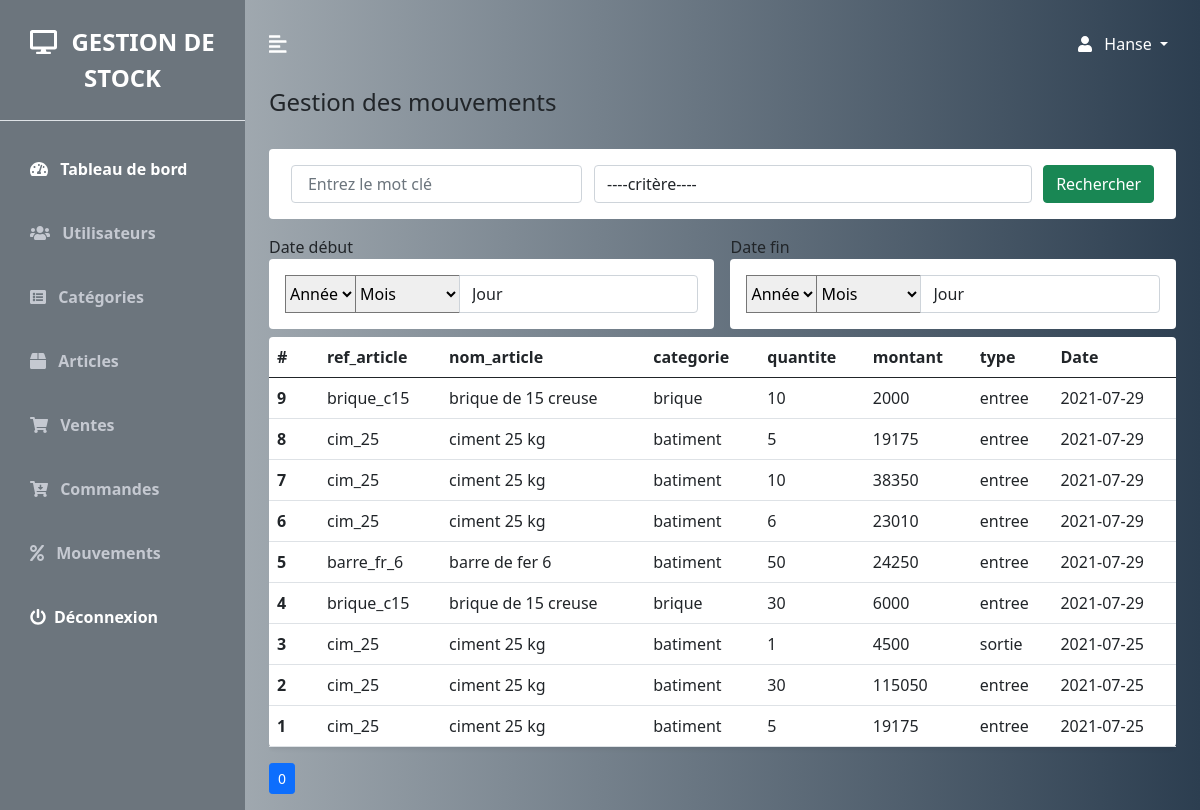
The page /mouvements.php (signed in) on the database its author committed.
### tables this page shows
CREATE TABLE `mouvements` (
  `id_mouvement` int NOT NULL,
  `id_article` int NOT NULL,
  `ref_article` varchar(20) NOT NULL,
  `nom_article` varchar(20) NOT NULL,
  `categorie` varchar(20) NOT NULL,
  `quantite` int NOT NULL,
  `montant` double NOT NULL,
  `type` varchar(10) NOT NULL,
  `mouvement_date` varchar(12) NOT NULL,
  `jours` varchar(15) NOT NULL,
  `mois` varchar(15) NOT NULL
);

### config/mouvements/mouveReq.php (called while the page is built, shortened)
<?php
        require_once('config/bdd/bdd.php');
        $select = "";
        $mc ="";
        $size = 20;
        if(isset($_GET['page'])){
            $page = htmlspecialchars($_GET['page']);
        }else{
            $page = 0;
        }
        $offset=$size*$page;
        if(isset($_GET['motCle'],$_GET['select'],$_GET['jourd'],$_GET['moisd'],  $_GET['anneed'],$_GET['jourf'],$_GET['moisf'],$_GET['anneef']) AND !empty($_GET['motCle'])
                AND !empty($_GET['select']) AND empty($_GET['jourd']) AND empty($_GET['moisd']) AND empty($_GET['anneed']) AND empty($_GET['jourf'])
                AND empty($_GET['moisf']) AND empty($_GET['anneef'])
            ){
            $mc= htmlspecialchars($_GET['motCle']);
            $select= $_GET['select'];
            $req = $conn->prepare("SELECT * FROM mouvements WHERE $select like  '%$mc%' ORDER BY id_mouvement DESC  LIMIT $size OFFSET $offset");
        }
        else{
            $req = $conn->prepare("SELECT * FROM mouvements ORDER BY id_mouvement DESC  LIMIT $size OFFSET $offset ");
        }
        $req->execute();
        $result = $req->fetchAll();
        if( isset($_GET['motCle'],$_GET['select'],$_GET['jourd'],$_GET['moisd'],  $_GET['anneed'],$_GET['jourf'],$_GET['moisf'],$_GET['anneef']) AND !empty($_GET['motCle'])
            AND !empty($_GET['select']) AND empty($_GET['jourd']) AND empty($_GET['moisd']) AND empty($_GET['anneed']) AND empty($_GET['jourf'])
            AND empty($_GET['moisf']) AND empty($_GET['anneef'])
        )
        {
            $req2 = $conn->prepare("SELECT COUNT(*) AS NMBRE_SUP FROM mouvements WHERE $select like  '%$mc%' ORDER BY id_mouvement DESC  ");
        }elseif(isset($_GET['motCle'],$_GET['select'],$_GET['jourd'],$_GET['moisd'],  $_GET['anneed'],$_GET['jourf'],$_GET['moisf'],$_GET['anneef']) AND !empty($_GET['motCle'])
                AND !empty($_GET['select']) AND !empty($_GET['jourd']) AND !empty($_GET['moisd']) AND !empty($_GET['anneed']) AND !empty($_GET['jourf'])
                AND !empty($_GET['moisf']) AND !empty($_GET['anneef'])
          ){
            $req2 = $conn->prepare("SELECT * FROM mouvements WHERE $select like  '%$mc%' AND mouvement_date >= '$dated' AND mouvement_date <= '$datef' ORDER BY id_mouvement DESC");
        }elseif(isset($_GET['motCle'],$_GET['select'],$_GET['jourd'],$_GET['moisd'],  $_GET['anneed'],$_GET['jourf'],$_GET['moisf'],$_GET['anneef']) AND !empty($_GET['motCle'])
                 AND empty($_GET['select']) AND empty($_GET['jourd']) AND !empty($_GET['moisd']) AND !empty($_GET['anneed']) AND !empty($_GET['jourf'])
                 AND !empty($_GET['moisf']) AND !empty($_GET['anneef'])
        ){
            $req2 = $conn->prepare("SELECT * FROM mouvements WHERE  mouvement_date >= '$dated' AND mouvement_date <= '$datef' ORDER BY id_mouvement DESC  LIMIT $size OFFSET $offset");
        }else{
            $req2 = $conn->prepare("SELECT COUNT(*) AS NMBRE_SUP FROM mouvements ORDER BY id_mouvement DESC ");
        }
        $req2->execute();
        $ligne=$req2->fetch(PDO::FETCH_ASSOC);
        $NMBRE=$ligne['NMBRE_SUP'];
        if(($NMBRE % $size)==0) $nbrePages=floor($NMBRE / $size);
        else  $nbrePages=floor($NMBRE / $size)+1;
?>

### mouvements.php (the view, shortened to what this page needs)
<?php
    require('config/mouvements/mouveReq.php');
?>
<!DOCTYPE html>
<html lang="fr">
<head>
    <link href="config/bootstrap/css/bootstrap.min.css" rel="stylesheet"  >
    <link rel="stylesheet" href="config/css/style.css">
</head>
<body>
    <div class="d-flex" id="wrapper">
        <?php require('sidebar.php') ?>
            <div id="page-content-wrapper">
                <?php require('navbar.php') ?>
                <div class="container-fluid px-4">
                    <h3 class="fs-4 mb-3">Gestion des mouvements</h3>
                       <div class="row g-3 my-2">
                           <div class="col-md-12">
                             <form  method="get">
                                        <div class="p-3 bg-white shadown-sm d-flex justify-content-around align-items-center rounded">
                                            <div class="form-group col-md-4">
                                                    <input type="text" class="form-control mr-sm-2" aria-label="search" value=""
                                                    placeholder=" Entrez le mot clé" name="motCle">
                                            </div>
                                            <div class="form-group col-md-6">
                                                <select name="select" class="form-control">
                                                    <option value="">----critère----</option>
                                                </select>
                                            </div>
                                            <button class="btn btn-success my-2 my-sm-0" type="submit">Rechercher</button>
                                        </div>
                            </div>
                            <div class="col-md-6">
                            <label for=""  >Date début</label>
                                <div class="p-3 bg-white shadown-sm d-flex justify-content-around align-items-center rounded">
                                    <div class="input-group">
                                      <select name="anneed" id="">
                                      <option value="">Année</option>
                                      </select>
                                      <select name="moisd" id="">
                                            <option value="">Mois</option>
                                      </select>
                                      <select class="form-control" name="jourd" id="">
                                            <option value="">Jour</option>
                                          </select>
                                        </div>
                                  </div>
                           </div>
                           <div class="col-md-6">
                           <label for="" >Date fin</label>
                            <div class="p-3 bg-white shadown-sm d-flex justify-content-around align-items-center rounded">
                                <div class="input-group">
                                <select name="anneef" id="">
                                      <option value="">Année</option>
                                      </select>
                                      <select name="moisf" id="">
                                            <option value="">Mois</option>
                                      </select>
                                      <select class="form-control" name="jourf" id="">
                                            <option value="">Jour</option>
                                      </select>
                                </div>
                            </div>
                        </div>
                    </div>
                   <div class="col">
                     <div style="overflow:auto;white-space: nowrap;" >
                        <table class="table bg-white rounded shadow-sm  table-hover">
                            <thead>
                                <tr>
                                    <th scope="col" width="50">#</th>
                                    <th scope="col">ref_article</th>
                                    <th scope="col">nom_article</th>
                                    <th scope="col">categorie</th>
                                    <th scope="col">quantite</th>
                                    <th scope="col">montant</th>
                                    <th scope="col">type</th>
                                    <th scope="col">Date</th>
                                </tr>
                            </thead>
                            <tbody>
                            <?php foreach ($result as $result) : ?>
                                <tr>
                                    <th scope="row"> <?= $result['id_mouvement'] ?></th>
                                    <td><?= $result['ref_article'] ?></td>
                                    <td><?= $result['nom_article'] ?></td>
                                    <td><?= $result['categorie'] ?></td>
                                    <td><?= $result['quantite'] ?></td>
                                    <td><?= $result['montant'] ?></td>
                                    <td><?= $result['type'] ?></td>
                                    <td><?= $result['mouvement_date'] ?></td>
                                </tr>
                               <?php endforeach ?>
                            </tbody>
                        </table>
                        </div>
                        <ul class="pagination pagination-sm">
                            <?php for($i=0;$i<$nbrePages;$i++) {?>
                                <li class="page-item <?php  echo(($i==$page)?'active':''); ?>" aria-current="page" style="margin-right:10px;" >
                                    <a  class="page-link " href="mouvements.php?page=<?php  echo($i) ?>&motCle=<?php  echo($mc) ?>"> <?php  echo($i) ?> </a>
                                </li>
                            <?php } ?>
                        </ul>
                    </div>
                </div>
            </div>
    </div>
</body>
</html>

### config/css/style.css (style rules this page uses)
:root { --main-bg-color: #35d670; --main-text-color: #ffffff; --second-text-color: #c5c9d1; --second-bg-color: #4e6a88; }
#wrapper { overflow-x: hidden; background-image: linear-gradient( to right, #bdc3c7, #2c3e50); }
#page-content-wrapper { min-width: 100vw; }
@media (min-width: 768px) { #page-content-wrapper { min-width: 0; width: 100%; } }

### rows shown on the page
mouvements: id_mouvement "9", ref_article "brique_c15", nom_article "brique de 15 creuse", categorie "brique", quantite "10", montant "2000", type "entree", mouvement_date "2021-07-29"
mouvements: id_mouvement "8", ref_article "cim_25", nom_article "ciment 25 kg", categorie "batiment", quantite "5", montant "19175", type "entree", mouvement_date "2021-07-29"
mouvements: id_mouvement "7", ref_article "cim_25", nom_article "ciment 25 kg", categorie "batiment", quantite "10", montant "38350", type "entree", mouvement_date "2021-07-29"
mouvements: id_mouvement "6", ref_article "cim_25", nom_article "ciment 25 kg", categorie "batiment", quantite "6", montant "23010", type "entree", mouvement_date "2021-07-29"
mouvements: id_mouvement "5", ref_article "barre_fr_6", nom_article "barre de fer 6", categorie "batiment", quantite "50", montant "24250", type "entree", mouvement_date "2021-07-29"
mouvements: id_mouvement "4", ref_article "brique_c15", nom_article "brique de 15 creuse", categorie "brique", quantite "30", montant "6000", type "entree", mouvement_date "2021-07-29"
mouvements: id_mouvement "3", ref_article "cim_25", nom_article "ciment 25 kg", categorie "batiment", quantite "1", montant "4500", type "sortie", mouvement_date "2021-07-25"
mouvements: id_mouvement "2", ref_article "cim_25", nom_article "ciment 25 kg", categorie "batiment", quantite "30", montant "115050", type "entree", mouvement_date "2021-07-25"
mouvements: id_mouvement "1", ref_article "cim_25", nom_article "ciment 25 kg", categorie "batiment", quantite "5", montant "19175", type "entree", mouvement_date "2021-07-25"

### other values the page prints
$_SESSION['PROFILE']['nom'] "Hanse"
